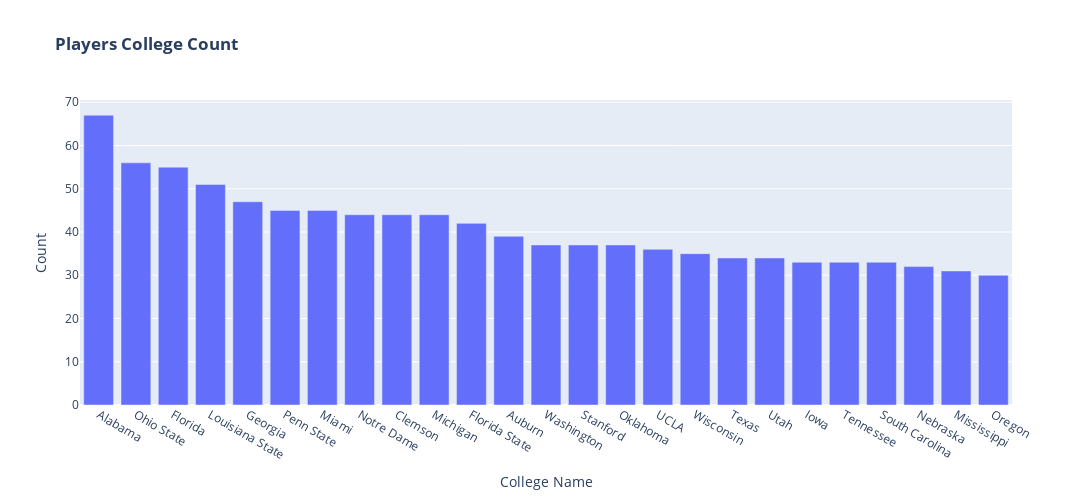

Write notebook code for a chart like this one.
### Markdown cell above
#### It seems that players with higher weight tend to be longer and vice versa is also possible

### Code cell
# Seeing Which college has given the most number of players

college_count = players.collegeName.value_counts()[:25]

fig = px.bar(x=college_count.index, y=college_count.values,
             labels={"x":"College Name", "y":"Count"}, title="<b>Players College Count</b>")
fig.update_layout(
  width=1300,
  height=500,
)
fig.show()

### Figure 1 — Plotly figure (JSON) as saved in the notebook; plotly's stock layout.template omitted (floating-point values rounded to 4 significant figures)
{"data": [{"alignmentgroup": "True", "hovertemplate": "College Name=%{x}<br>Count=%{y}<extra></extra>", "legendgroup": "", "marker": {"color": "#636efa", "pattern": {"shape": ""}}, "name": "", "offsetgroup": "", "orientation": "v", "showlegend": false, "textposition": "auto", "type": "bar", "x": ["Alabama", "Ohio State", "Florida", "Louisiana State", "Georgia", "Penn State", "Miami", "Notre Dame", "Clemson", "Michigan", "Florida State", "Auburn", "Washington", "Stanford", "Oklahoma", "UCLA", "Wisconsin", "Texas", "Utah", "Iowa", "Tennessee", "South Carolina", "Nebraska", "Mississippi", "Oregon"], "xaxis": "x", "y": [67, 56, 55, 51, 47, 45, 45, 44, 44, 44, 42, 39, 37, 37, 37, 36, 35, 34, 34, 33, 33, 33, 32, 31, 30], "yaxis": "y"}], "layout": {"barmode": "relative", "height": 500, "legend": {"tracegroupgap": 0}, "title": {"text": "<b>Players College Count</b>"}, "width": 1300, "xaxis": {"anchor": "y", "domain": [0, 1], "title": {"text": "College Name"}}, "yaxis": {"anchor": "x", "domain": [0, 1], "title": {"text": "Count"}}}}
